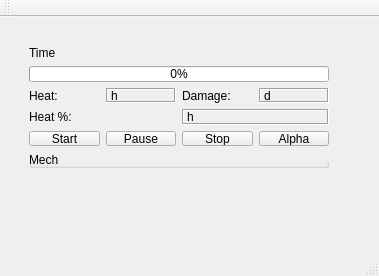
<?xml version="1.0" encoding="UTF-8"?>
<ui version="4.0">
 <class>MechSystemClass</class>
 <widget class="QMainWindow" name="MechSystemClass">
  <property name="geometry">
   <rect>
    <x>0</x>
    <y>0</y>
    <width>379</width>
    <height>276</height>
   </rect>
  </property>
  <property name="windowTitle">
   <string>MechSystem</string>
  </property>
  <widget class="QWidget" name="centralWidget">
   <widget class="QWidget" name="">
    <property name="geometry">
     <rect>
      <x>18</x>
      <y>18</y>
      <width>322</width>
      <height>144</height>
     </rect>
    </property>
    <layout class="QVBoxLayout" name="verticalLayout">
     <item>
      <widget class="QLabel" name="timeDisplay">
       <property name="text">
        <string>Time</string>
       </property>
      </widget>
     </item>
     <item>
      <widget class="QProgressBar" name="heatBar">
       <property name="value">
        <number>0</number>
       </property>
      </widget>
     </item>
     <item>
      <layout class="QHBoxLayout" name="horizontalLayout_4">
       <item>
        <layout class="QHBoxLayout" name="horizontalLayout_3">
         <item>
          <widget class="QLabel" name="heatLabel">
           <property name="text">
            <string>Heat:</string>
           </property>
          </widget>
         </item>
         <item>
          <widget class="QLabel" name="heatDisplay">
           <property name="frameShape">
            <enum>QFrame::Box</enum>
           </property>
           <property name="frameShadow">
            <enum>QFrame::Sunken</enum>
           </property>
           <property name="text">
            <string>h</string>
           </property>
          </widget>
         </item>
        </layout>
       </item>
       <item>
        <layout class="QHBoxLayout" name="horizontalLayout_2">
         <item>
          <widget class="QLabel" name="damageLabel">
           <property name="text">
            <string>Damage:</string>
           </property>
          </widget>
         </item>
         <item>
          <widget class="QLabel" name="damageDisplay">
           <property name="frameShape">
            <enum>QFrame::Box</enum>
           </property>
           <property name="frameShadow">
            <enum>QFrame::Sunken</enum>
           </property>
           <property name="text">
            <string>d</string>
           </property>
          </widget>
         </item>
        </layout>
       </item>
      </layout>
     </item>
     <item>
      <layout class="QHBoxLayout" name="horizontalLayout_5">
       <item>
        <widget class="QLabel" name="heatPercentLabel">
         <property name="text">
          <string>Heat %:</string>
         </property>
        </widget>
       </item>
       <item>
        <widget class="QLabel" name="heatPercentDisplay">
         <property name="frameShape">
          <enum>QFrame::Box</enum>
         </property>
         <property name="frameShadow">
          <enum>QFrame::Sunken</enum>
         </property>
         <property name="text">
          <string>h</string>
         </property>
        </widget>
       </item>
      </layout>
     </item>
     <item>
      <layout class="QHBoxLayout" name="horizontalLayout">
       <item>
        <widget class="QPushButton" name="startButton">
         <property name="text">
          <string>Start</string>
         </property>
        </widget>
       </item>
       <item>
        <widget class="QPushButton" name="pauseButton">
         <property name="text">
          <string>Pause</string>
         </property>
        </widget>
       </item>
       <item>
        <widget class="QPushButton" name="stopButton">
         <property name="text">
          <string>Stop</string>
         </property>
        </widget>
       </item>
       <item>
        <widget class="QPushButton" name="alphaButton">
         <property name="text">
          <string>Alpha</string>
         </property>
        </widget>
       </item>
      </layout>
     </item>
     <item>
      <widget class="QGroupBox" name="groupBox">
       <property name="title">
        <string>Mech</string>
       </property>
       <widget class="QCheckBox" name="doubleHeatsinkCheck">
        <property name="geometry">
         <rect>
          <x>140</x>
          <y>60</y>
          <width>211</width>
          <height>29</height>
         </rect>
        </property>
        <property name="text">
         <string>Double Heatsinks</string>
        </property>
       </widget>
       <widget class="QWidget" name="layoutWidget">
        <property name="geometry">
         <rect>
          <x>30</x>
          <y>40</y>
          <width>91</width>
          <height>72</height>
         </rect>
        </property>
        <layout class="QVBoxLayout" name="techSelectLayout">
         <item>
          <widget class="QRadioButton" name="selectSphereButton">
           <property name="text">
            <string>IS</string>
           </property>
           <property name="checked">
            <bool>true</bool>
           </property>
           <attribute name="buttonGroup">
            <string notr="true">factionTech</string>
           </attribute>
          </widget>
         </item>
         <item>
          <widget class="QRadioButton" name="selectClanButton">
           <property name="text">
            <string>Clan</string>
           </property>
           <attribute name="buttonGroup">
            <string notr="true">factionTech</string>
           </attribute>
          </widget>
         </item>
        </layout>
       </widget>
       <widget class="QWidget" name="layoutWidget">
        <property name="geometry">
         <rect>
          <x>230</x>
          <y>140</y>
          <width>118</width>
          <height>70</height>
         </rect>
        </property>
        <layout class="QVBoxLayout" name="extHeatSinkLayout">
         <item>
          <widget class="QLabel" name="extHeatSinkLabel">
           <property name="text">
            <string>Ext. HS:</string>
           </property>
          </widget>
         </item>
         <item>
          <widget class="QSpinBox" name="extHeatSinkInput">
           <property name="maximum">
            <number>80</number>
           </property>
          </widget>
         </item>
        </layout>
       </widget>
       <widget class="QWidget" name="layoutWidget">
        <property name="geometry">
         <rect>
          <x>30</x>
          <y>140</y>
          <width>73</width>
          <height>70</height>
         </rect>
        </property>
        <layout class="QVBoxLayout" name="engineLayout">
         <item>
          <widget class="QLabel" name="engineLabel">
           <property name="text">
            <string>Engine:</string>
           </property>
          </widget>
         </item>
         <item>
          <widget class="QSpinBox" name="engineSelect">
           <property name="minimum">
            <number>100</number>
           </property>
           <property name="maximum">
            <number>400</number>
           </property>
           <property name="singleStep">
            <number>25</number>
           </property>
           <property name="value">
            <number>250</number>
           </property>
          </widget>
         </item>
        </layout>
       </widget>
       <widget class="QWidget" name="layoutWidget">
        <property name="geometry">
         <rect>
          <x>121</x>
          <y>141</y>
          <width>75</width>
          <height>68</height>
         </rect>
        </property>
        <layout class="QVBoxLayout" name="intHeatSinkLayout">
         <item>
          <widget class="QLabel" name="intHeatSinkLabel">
           <property name="text">
            <string>Int. HS:</string>
           </property>
          </widget>
         </item>
         <item>
          <widget class="QLabel" name="intHeatSinkDisplay">
           <property name="frameShape">
            <enum>QFrame::Box</enum>
           </property>
           <property name="frameShadow">
            <enum>QFrame::Sunken</enum>
           </property>
           <property name="text">
            <string>inths</string>
           </property>
          </widget>
         </item>
        </layout>
       </widget>
      </widget>
     </item>
    </layout>
   </widget>
  </widget>
  <widget class="QMenuBar" name="menuBar">
   <property name="geometry">
    <rect>
     <x>0</x>
     <y>0</y>
     <width>379</width>
     <height>21</height>
    </rect>
   </property>
  </widget>
  <widget class="QToolBar" name="mainToolBar">
   <attribute name="toolBarArea">
    <enum>TopToolBarArea</enum>
   </attribute>
   <attribute name="toolBarBreak">
    <bool>false</bool>
   </attribute>
  </widget>
  <widget class="QStatusBar" name="statusBar"/>
 </widget>
 <layoutdefault spacing="6" margin="11"/>
 <resources>
  <include location="mechsystem.qrc"/>
 </resources>
 <connections>
  <connection>
   <sender>pauseButton</sender>
   <signal>pressed()</signal>
   <receiver>MechSystemClass</receiver>
   <slot>pauseSimulation()</slot>
   <hints>
    <hint type="sourcelabel">
     <x>324</x>
     <y>292</y>
    </hint>
    <hint type="destinationlabel">
     <x>299</x>
     <y>199</y>
    </hint>
   </hints>
  </connection>
  <connection>
   <sender>stopButton</sender>
   <signal>pressed()</signal>
   <receiver>MechSystemClass</receiver>
   <slot>stopSimulation()</slot>
   <hints>
    <hint type="sourcelabel">
     <x>504</x>
     <y>292</y>
    </hint>
    <hint type="destinationlabel">
     <x>299</x>
     <y>199</y>
    </hint>
   </hints>
  </connection>
  <connection>
   <sender>startButton</sender>
   <signal>pressed()</signal>
   <receiver>MechSystemClass</receiver>
   <slot>startSimulation()</slot>
   <hints>
    <hint type="sourcelabel">
     <x>144</x>
     <y>292</y>
    </hint>
    <hint type="destinationlabel">
     <x>299</x>
     <y>199</y>
    </hint>
   </hints>
  </connection>
  <connection>
   <sender>alphaButton</sender>
   <signal>pressed()</signal>
   <receiver>MechSystemClass</receiver>
   <slot>fireAlpha()</slot>
   <hints>
    <hint type="sourcelabel">
     <x>439</x>
     <y>223</y>
    </hint>
    <hint type="destinationlabel">
     <x>256</x>
     <y>151</y>
    </hint>
   </hints>
  </connection>
 </connections>
 <slots>
  <slot>startSimulation()</slot>
  <slot>resetSimulation()</slot>
  <slot>pauseSimulation()</slot>
  <slot>fireAlpha()</slot>
  <slot>stopSimulation()</slot>
 </slots>
 <buttongroups>
  <buttongroup name="factionTech"/>
 </buttongroups>
</ui>
